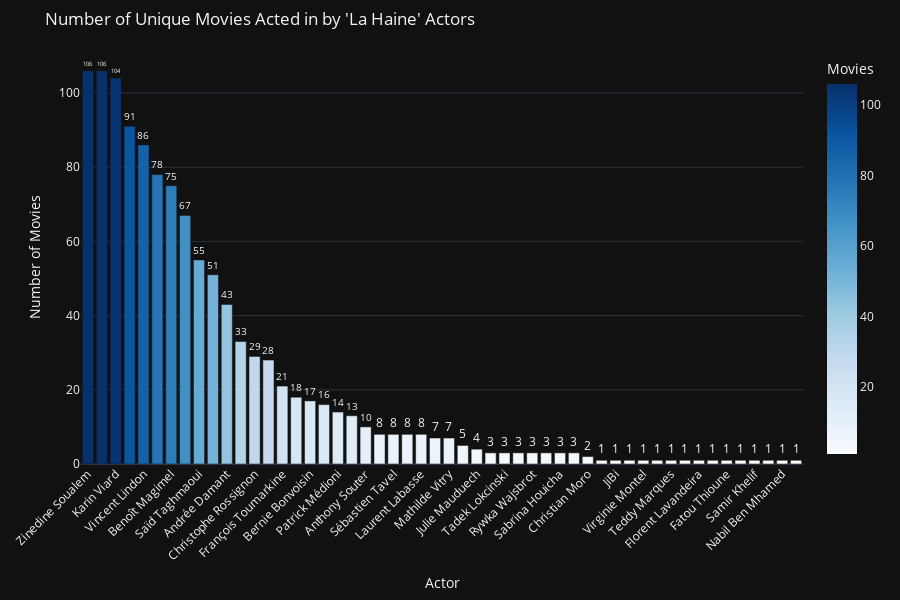

Write notebook code for a chart like this one.
### Code cell
fig = px.bar(
    actor_movie_counts,
    x='name',
    y='Number of Movies',
    title="Number of Unique Movies Acted in by 'La Haine' Actors",
    text='Number of Movies',
    labels={'name': 'Actor', 'Number of Movies': 'Movies'},
    color='Number of Movies',
    color_continuous_scale='Blues'
)

# Adjust layout to ensure visibility of values and bars
fig.update_traces(textposition='outside')
fig.update_layout(
    xaxis=dict(title="Actor", tickangle=-45),
    yaxis=dict(title="Number of Movies"),
    margin=dict(t=50, l=50, r=50, b=100),
    height=600
)
fig.show()

### Figure 1 — Plotly figure (JSON) as saved in the notebook; plotly's stock layout.template omitted (floating-point values rounded to 4 significant figures)
{"data": [{"alignmentgroup": "True", "hovertemplate": "Actor=%{x}<br>Movies=%{marker.color}<extra></extra>", "legendgroup": "", "marker": {"color": [106, 106, 104, 91, 86, 78, 75, 67, 55, 51, 43, 33, 29, 28, 21, 18, 17, 16, 14, 13, 10, 8, 8, 8, 8, 7, 7, 5, 4, 3, 3, 3, 3, 3, 3, 3, 2, 1, 1, 1, 1, 1, 1, 1, 1, 1, 1, 1, 1, 1, 1, 1], "coloraxis": "coloraxis", "pattern": {"shape": ""}}, "name": "", "offsetgroup": "", "orientation": "v", "showlegend": false, "text": [106.0, 106.0, 104.0, 91.0, 86.0, 78.0, 75.0, 67.0, 55.0, 51.0, 43.0, 33.0, 29.0, 28.0, 21.0, 18.0, 17.0, 16.0, 14.0, 13.0, 10.0, 8.0, 8.0, 8.0, 8.0, 7.0, 7.0, 5.0, 4.0, 3.0, 3.0, 3.0, 3.0, 3.0, 3.0, 3.0, 2.0, 1.0, 1.0, 1.0, 1.0, 1.0, 1.0, 1.0, 1.0, 1.0, 1.0, 1.0, 1.0, 1.0, 1.0, 1.0], "textposition": "outside", "x": ["Zinedine Soualem", "Vincent Cassel", "Karin Viard", "Philippe Nahon", "Vincent Lindon", "Mathieu Kassovitz", "Benoît Magimel", "François Levantal", "Saïd Taghmaoui", "Édouard Montoute", "Andrée Damant", "Marc Duret", "Christophe Rossignon", "Karim Belkhadra", "François Toumarkine", "Hubert Koundé", "Bernie Bonvoisin", "Félicité Wouassi", "Patrick Médioni", "Joseph Momo", "Anthony Souter", "Thang-Long", "Sébastien Tavel", "Solo", "Laurent Labasse", "Cut Killer", "Mathilde Vitry", "Choukri Gabteni", "Julie Mauduech", "Héloïse Rauth", "Tadek Lokcinski", "Sandor Weltmann", "Rywka Wajsbrot", "Peter Kassovitz", "Sabrina Houicha", "José Dalmat", "Christian Moro", "Olga Abrego", "JiBi", "Arash Mansour", "Virginie Montel", "Marcel Marondo", "Teddy Marques", "Cyril Ancelin", "Florent Lavandeira", "Eric Pujol", "Fatou Thioune", "Médard Niang", "Samir Khelif", "Abdel-Moulah Boujdouni", "Nabil Ben Mhamed", "Abdel Ahmed Ghili"], "xaxis": "x", "y": [106, 106, 104, 91, 86, 78, 75, 67, 55, 51, 43, 33, 29, 28, 21, 18, 17, 16, 14, 13, 10, 8, 8, 8, 8, 7, 7, 5, 4, 3, 3, 3, 3, 3, 3, 3, 2, 1, 1, 1, 1, 1, 1, 1, 1, 1, 1, 1, 1, 1, 1, 1], "yaxis": "y", "type": "bar"}], "layout": {"xaxis": {"anchor": "y", "domain": [0.0, 1.0], "title": {"text": "Actor"}, "tickangle": -45}, "yaxis": {"anchor": "x", "domain": [0.0, 1.0], "title": {"text": "Number of Movies"}}, "coloraxis": {"colorbar": {"title": {"text": "Movies"}}, "colorscale": [[0.0, "rgb(247,251,255)"], [0.125, "rgb(222,235,247)"], [0.25, "rgb(198,219,239)"], [0.375, "rgb(158,202,225)"], [0.5, "rgb(107,174,214)"], [0.625, "rgb(66,146,198)"], [0.75, "rgb(33,113,181)"], [0.875, "rgb(8,81,156)"], [1.0, "rgb(8,48,107)"]]}, "legend": {"tracegroupgap": 0}, "title": {"text": "Number of Unique Movies Acted in by 'La Haine' Actors"}, "barmode": "relative", "margin": {"t": 50, "l": 50, "r": 50, "b": 100}, "height": 600}}
